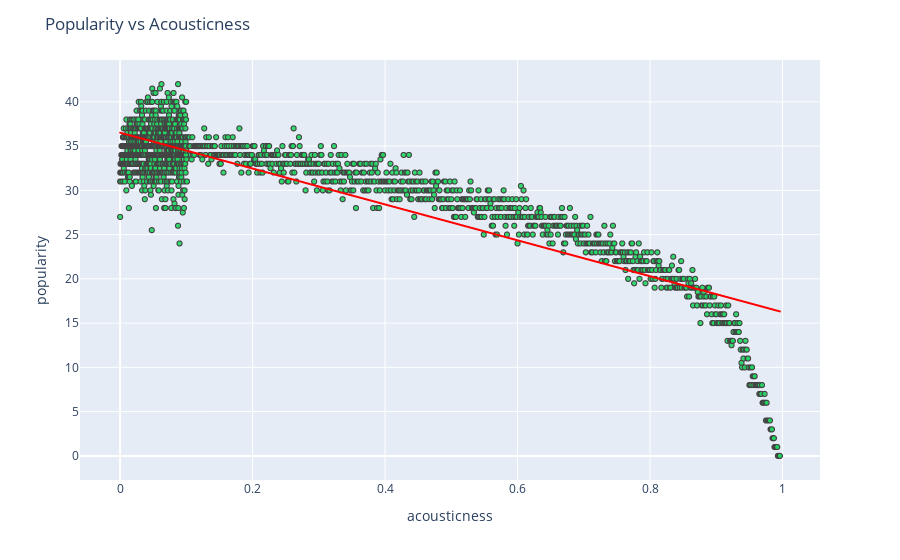

Notebook code for this chart:
### Code cell
#Popularity vs Acousticness
plot_corr("acousticness","popularity","Popularity vs Acousticness")

### Figure 1 — Plotly figure (JSON) as saved in the notebook; plotly's stock layout.template omitted (floating-point values rounded to 4 significant figures; data arrays with more than 128 entries replaced by an {"elided": "..."} marker saying what was removed)
{"data": [{"hovertemplate": "acousticness=%{x}<br>popularity=%{y}<extra></extra>", "legendgroup": "", "marker": {"color": "rgba(30, 215, 96, .9)", "line": {"width": 1}, "size": 5, "symbol": "circle"}, "mode": "markers", "name": "", "showlegend": false, "type": "scattergl", "x": {"elided": "9999 float values"}, "xaxis": "x", "y": {"elided": "9999 float values"}, "yaxis": "y"}, {"hovertemplate": "<b>OLS trendline</b><br>popularity = -20.2787 * acousticness + 36.519<br>R<sup>2</sup>=0.789556<br><br>acousticness=%{x}<br>popularity=%{y} <b>(trend)</b><extra></extra>", "legendgroup": "", "line": {"color": "red"}, "marker": {"color": "#636efa", "symbol": "circle"}, "mode": "lines", "name": "", "showlegend": false, "type": "scattergl", "x": {"elided": "1896 float values"}, "xaxis": "x", "y": {"elided": "1896 float values"}, "yaxis": "y"}], "layout": {"legend": {"tracegroupgap": 0}, "margin": {"t": 60}, "title": {"text": "Popularity vs Acousticness"}, "xaxis": {"anchor": "y", "domain": [0, 1], "title": {"text": "acousticness"}}, "yaxis": {"anchor": "x", "domain": [0, 1], "title": {"text": "popularity"}}}}
